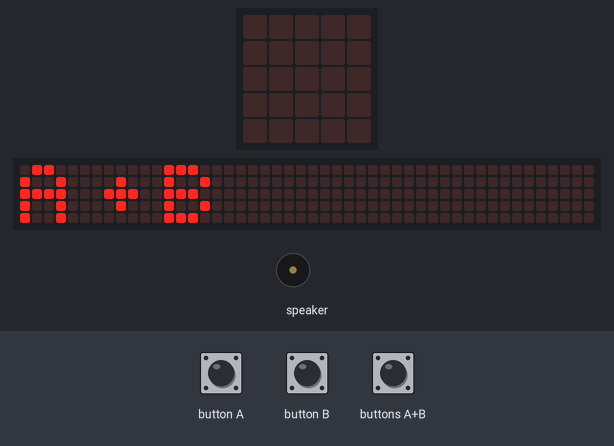
Simulated run of this program. Board: Calliope mini (MakeCode). Parts: the board's 5×5 LED display, a strip that is not on the board, showing the scrolling text unrolled, buzzer (waves = sounding). Inputs (shaded band) come from the test bench. Random numbers come from a fixed seed; the 48×5 strip is a reading aid, not a part: it shows the text the display is scrolling, unrolled, one strip-width of it at a time.

Above: at 10.4 s.
12.1 s: buttons A+B pressed for 0.15 s
At 12.32 s:
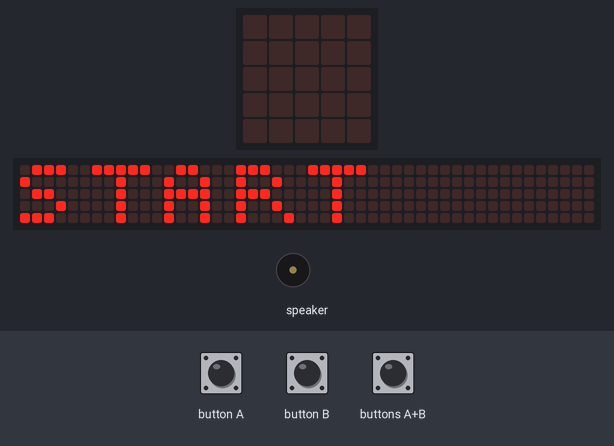
12.8 s: button A pressed for 0.15 s
At 18.1 s:
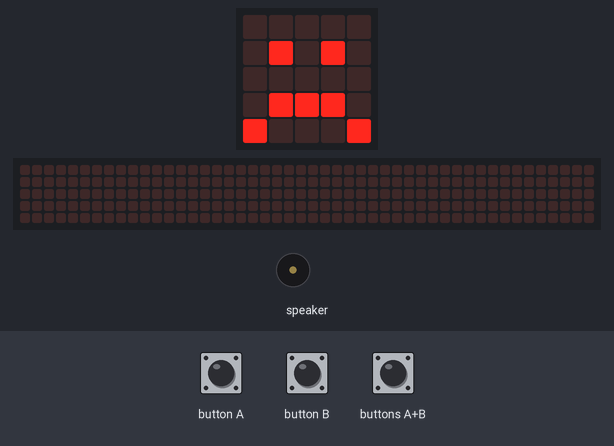
19.5 s: button B pressed for 0.15 s
At 27.6 s:
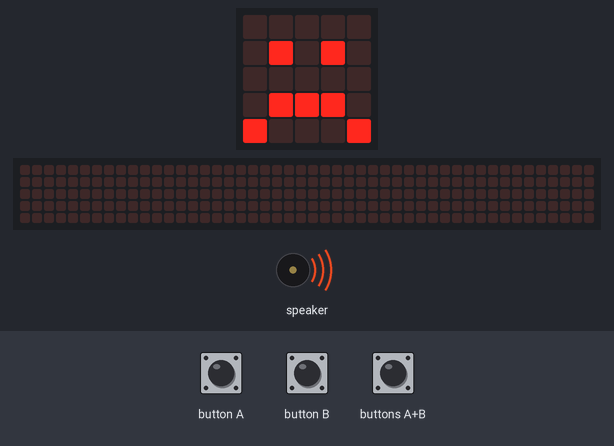
Timing chart, 0 to 29.2 s (numbered marks = the images above; inputs shaded):
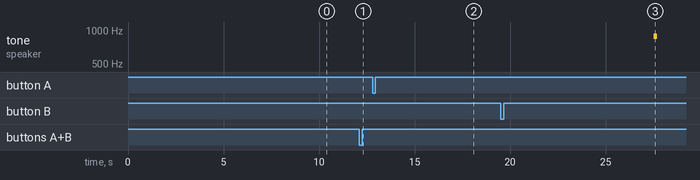

The program:

main.ts
```typescript
/**
 * Vorlage: Reaktionsspiel
 */
/**
 * Lerneinheit 02 – Ein- und Ausgabe
 */
/**
 * =========================================
 */
/**
 * Zwei Spieler reagieren auf ein Signal.
 */
/**
 * Wer zuerst drueckt, bekommt einen Punkt.
 */
/**
 * Ergaenze die fehlenden Teile (markiert mit TODO).
 */
/**
 * --- Variablen ---
 */
function naechste_runde () {
    signal = false
    basic.showString("Runde " + ("" + runde))
    basic.pause(500)
    // Zufaellige Wartezeit zwischen 1 und 4 Sekunden
    wartezeit = randint(1000, 4000)
    basic.pause(wartezeit)
    // Signal geben: Ton + Symbol
    music.playTone(880, 200)
    basic.showIcon(IconNames.Diamond)
    // TODO: RGB-LED gruen leuchten lassen waehrend des Signals
    // pins.set_rgb(0, 255, 0) falls unterstuetzt, oder:
    // neopixel o.ae. – einfach weglassen wenn nicht unterstuetzt
    signal = true
}
// Beim Starten
function on_start () {
    basic.showString("Druecke A+B")
}
function zeige_punkte () {
    basic.showString("A:" + ("" + punkteA) + " B:" + ("" + punkteB))
}
function spiel_ende () {
    basic.showString("ENDE")
    if (punkteA > punkteB) {
        basic.showString("A gewinnt!")
    } else if (punkteB > punkteA) {
        // TODO: RGB-LED gruen
        basic.showString("B gewinnt!")
    } else {
        // TODO: RGB-LED blau
        basic.showString("Unentschieden!")
    }
    zeige_punkte()
}
// Taste A – Spieler A
input.onButtonPressed(Button.A, function () {
    if (signal) {
        // Spieler A war schneller!
        punkteA += 1
        basic.showIcon(IconNames.Happy)
        basic.pause(500)
        signal = false
        // TODO: Ton fuer Spieler A (hoher Ton = Jubel)
        // music.play_tone(???, 300)
        runde += 1
        if (runde <= MAX_RUNDEN) {
            naechste_runde()
        } else {
            spiel_ende()
        }
    } else {
        // Zu frueh oder falscher Zeitpunkt
        basic.showIcon(IconNames.Sad)
        basic.pause(300)
    }
})
// Taste A+B – Spiel neu starten
input.onButtonPressed(Button.AB, function () {
    punkteA = 0
    punkteB = 0
    runde = 1
    basic.showString("START")
    basic.pause(500)
    naechste_runde()
})
// Taste B – Spieler B
input.onButtonPressed(Button.B, function () {
    // TODO: Genauso wie Taste A, aber fuer Spieler B
    // Kopiere den Code von on_button_pressed_a und passe ihn an!
    if (signal) {

    } else {
        basic.showIcon(IconNames.Sad)
        basic.pause(300)
    }
})
let punkteB = 0
let punkteA = 0
let wartezeit = 0
let signal = false
let MAX_RUNDEN = 0
let runde = 0
runde = 1
MAX_RUNDEN = 5
basic.showString("Druecke A+B")
```

test.ts
```typescript
// Hier kann man Tests durchführen; diese Datei wird nicht kompiliert, wenn dieses Paket als Erweiterung verwendet wird.
```

Measured:
- after the input at 12.1 s, the display: changes after 0.15 s (image 1)
- what the display in image 0 shows lasts 0.4 s, from 10.4 s to 10.8 s
- what the display in image 2 shows lasts 0.6 s, from 17.7 s to 18.3 s
- what the display in image 3 shows lasts 2.2 s, from 25.5 s to 27.7 s
